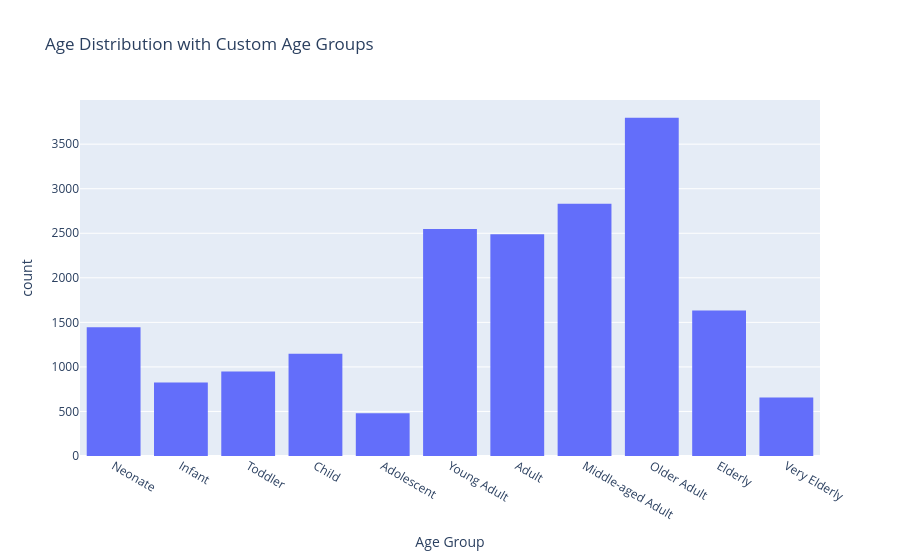

This figure's notebook cell:
### Code cell
age_groups = {
    'Neonate': (0, 1),
    'Infant': (1, 2),
    'Toddler': (2, 5),
    'Child': (5, 12),
    'Adolescent': (12, 18),
    'Young Adult': (18, 30),
    'Adult': (30, 45),
    'Middle-aged Adult': (45, 60),
    'Older Adult': (60, 75),
    'Elderly': (75, 85),
    'Very Elderly': (85, float('inf')),
}

def categorize_age(age):
    for group, (min_age, max_age) in age_groups.items():
        if min_age <= age < max_age:
            return group
    return 'Unknown'

df['Age Group'] = df['Age2'].apply(categorize_age)

# Plot histogram with custom age groups using Plotly Express
fig = px.histogram(df, x='Age Group', title='Age Distribution with Custom Age Groups',
                   labels={'Age Group': 'Age Group', 'count': 'Count'})

fig.update_layout(xaxis={'categoryorder': 'array', 'categoryarray': list(age_groups.keys())})

fig.show()

### Figure 1 — Plotly figure (JSON) as saved in the notebook; plotly's stock layout.template omitted (floating-point values rounded to 4 significant figures; data arrays with more than 128 entries replaced by an {"elided": "..."} marker saying what was removed)
{"data": [{"alignmentgroup": "True", "bingroup": "x", "hovertemplate": "Age Group=%{x}<br>count=%{y}<extra></extra>", "legendgroup": "", "marker": {"color": "#636efa", "pattern": {"shape": ""}}, "name": "", "offsetgroup": "", "orientation": "v", "showlegend": false, "type": "histogram", "x": {"elided": "18802 str values"}, "xaxis": "x", "yaxis": "y"}], "layout": {"autosize": true, "barmode": "relative", "legend": {"tracegroupgap": 0}, "title": {"text": "Age Distribution with Custom Age Groups"}, "xaxis": {"anchor": "y", "autorange": true, "categoryarray": ["Neonate", "Infant", "Toddler", "Child", "Adolescent", "Young Adult", "Adult", "Middle-aged Adult", "Older Adult", "Elderly", "Very Elderly"], "categoryorder": "array", "domain": [0, 1], "range": [-0.5, 10.5], "title": {"text": "Age Group"}, "type": "category"}, "yaxis": {"anchor": "x", "autorange": true, "domain": [0, 1], "range": [0, 3996.0], "title": {"text": "count"}}}}
